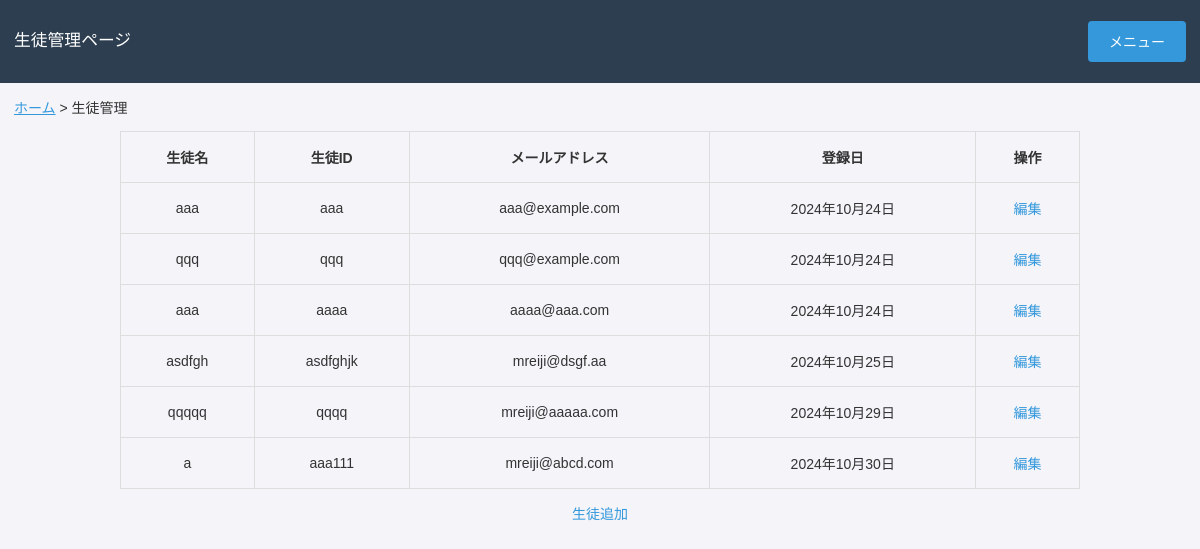
Before: /app/students/ with the older database file.
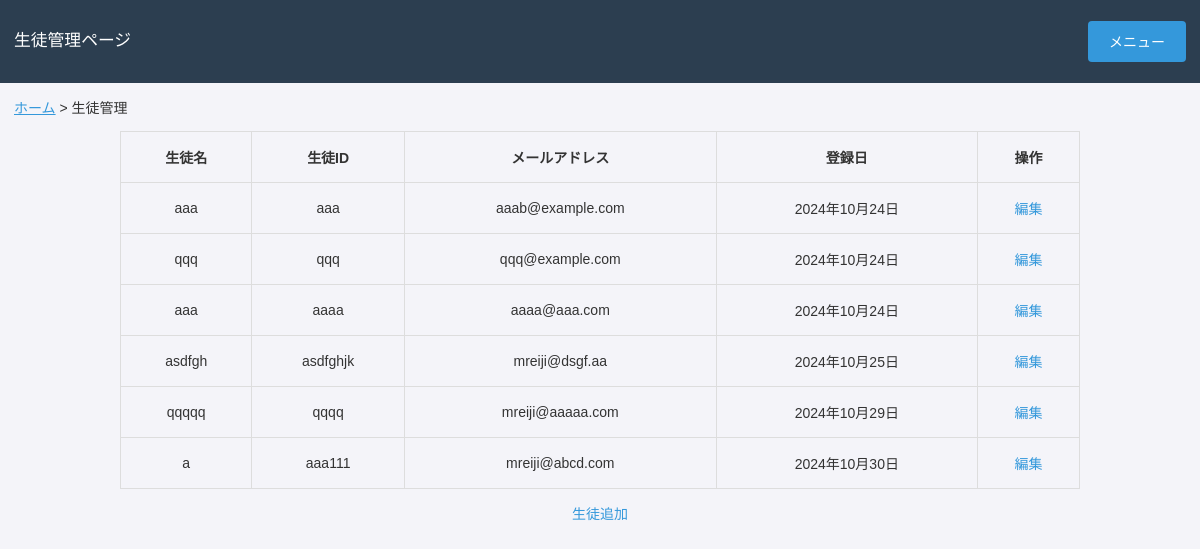
After: the same page with the newer database file.
### app/models.py (models this page shows, shortened)
class Student(models.Model):
    id = models.AutoField(primary_key=True)
    name = models.CharField(max_length=100)
    student_id = models.CharField(max_length=10, unique=True)
    email = models.EmailField(unique=True)
    password = models.CharField(max_length=128)  # パスワードフィールド
    registration_date = models.DateField(default=datetime.date.today)

### app/views.py (the view)
# urls.py: path('students/', views.student_list, name='students'),  # Servicesページ
def student_list(request):
    students = Student.objects.all()
    return render(request, 'app/students.html', {'students': students})

### app/templates/app/students.html (shortened to what this page needs)
<!DOCTYPE html>
<html lang="ja">
<head>
    {% load static %}
    <link rel="stylesheet" type="text/css" href="{% static 'styles.css' %}">
</head>
<body>
    <div class="navbar">
        <p class="welcome-message"><big>生徒管理ページ</big></p>
        <div class="dropdown">
            <button>メニュー</button>
        </div>
    </div>
    <div class="breadcrumb" style="text-align: left; margin-left: 1rem; margin-top: 1rem; font-size: 1rem;">
        <a href="{% url 'home' %}" style="text-decoration: underline;">ホーム</a> > 生徒管理
    </div>
    <p>
    <table border="1">
    <thead>
        <tr>
            <th>生徒名</th>
            <th>生徒ID</th>
            <th>メールアドレス</th>
            <th>登録日</th>
            <th>操作</th>
        </tr>
    </thead>
    <tbody>
        {% for student in students %}
        <tr>
            <td>{{ student.name }}</td>
            <td>{{ student.student_id }}</td>
            <td>{{ student.email }}</td>
            <td>{{ student.registration_date|date:"Y年n月j日" }}</td>
            <td>
                <a href="{% url 'edit_student' student.id %}">編集</a>
            </td>
        </tr>
        {% empty %}
        <tr>
            <td colspan="5">登録されている生徒はいません。</td>
        </tr>
        {% endfor %}
    </tbody>
</table>
</body>
<p>
<a href="{% url 'add_student' %}">生徒追加</a>
</html>

### static/styles.css (style rules this page uses)
body { font-family: 'Helvetica Neue', Arial, sans-serif; margin: 0; padding: 0; background-color: #f4f4f9; color: #333; text-align: center; }
p { line-height: 1.6; margin-bottom: 1rem; }
a { color: #3498db; text-decoration: none; }
.navbar { background-color: #2c3e50; padding: 1rem; display: flex; justify-content: flex-end; align-items: center; }
.dropdown { position: relative; display: inline-block; }
button { background-color: #3498db; color: white; border: none; padding: 0.75rem 1.5rem; font-size: 1rem; border-radius: 4px; cursor: pointer; transition: background-color 0.3s ease; }
.navbar { background-color: #2c3e50; padding: 1rem; display: flex; justify-content: flex-start; align-items: center; }
.welcome-message { color: #ffffff; margin-right: auto; }
table { max-width: 80%; width: 100%; border-collapse: collapse; margin: 0 auto; }
th, td { padding: 15px 10px; border: 1px solid #ddd; text-align: center; }
html, body { margin: 0; padding: 0; font-family: Arial, Helvetica Neue, Helvetica, sans-serif; font-size: 14px; }

Changed rows visible on the page:
changed Student: email "aaa@example.com" → "aaab@example.com"
